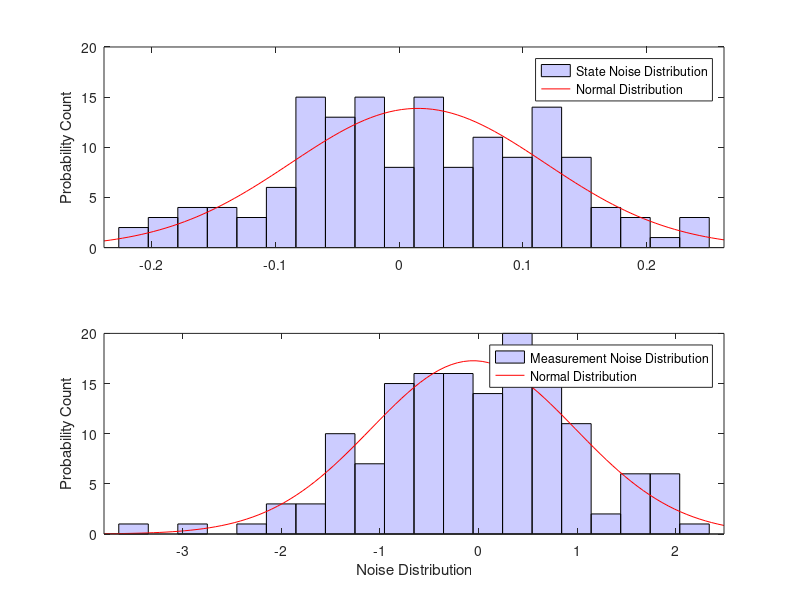

Here is the MATLAB script that generated this plot: (Note: this script raises an error after producing the figure.)
clear all; close all; clc

% intial parameters
n_iter = 150; % number of measurements
x = 37.727; % true value

% Generate output and state noise
s1 = 0.1;
s2 = 1.0;
r1 = rand(n_iter,1);
r2 = rand(n_iter,1);
n1 = norminv(r1,0.0,s1);
n2 = norminv(r2,0.0,s2);
z = x + n1 + n2;

% Plot Histogram of Random State and Measurement Noise
figure(1)
subplot(2,1,1)
histfit(n1,20)
h = get(gca,'Children');
set(h(2),'FaceColor',[.8 .8 1])
legend('State Noise Distribution','Normal Distribution')
ylabel('Probability Count')

subplot(2,1,2)
histfit(n2,20)
h = get(gca,'Children');
set(h(2),'FaceColor',[.8 .8 1])
legend('Measurement Noise Distribution','Normal Distribution')
ylabel('Probability Count')
xlabel('Noise Distribution')

% Process and Measurement Variances
Q = s1^2;  % process variance
R = s2^2;  % measurement variance

% intial guesses - initialize all methods to 42.0
xhat(1) = 42.0;
xtrue(1) = x;

% filtered bias update initialization
alpha = 0.0951;
xb(1) = xhat(1);
b(1) = 0;

% kalman filter initialization
P(1) = 0.5;
Pminus(1) = P(1);
xhatminus(1) = xhat(1);

% idf initialization
xidf(1) = xhat(1);
bidf(1) = 0;
Kidf = 0.095e-10;
Tidf = 1.000e-10;
Integral_idf = 0;

% mhe tuning
horizon = 30;

% L1-norm and L2-norm MHE
x1mhe(1) = xhat(1);
x2mhe(1) = xhat(1);
% Add APM functions to path
addpath('apm');
% Select server
server = 'http://byu.apmonitor.com';
% Application names
app1 = 'mhe1';
app2 = 'mhe2';
% Clear previous application
apm(server,app1,'clear all');
apm(server,app2,'clear all');
% Load model and horizon
apm_load(server,app1,'valve.apm');
apm_load(server,app2,'valve.apm');
horizon = 50;
apm_option(server,app1,'apm.ctrl_hor',50);
apm_option(server,app1,'apm.pred_hor',50);
apm_option(server,app2,'apm.ctrl_hor',50);
apm_option(server,app2,'apm.pred_hor',50);
%csv_load(server,app1,'horizon50.csv');
%csv_load(server,app2,'horizon50.csv');
% Load classifications
apm_info(server,app1,'FV','d');
apm_info(server,app2,'FV','d');
apm_info(server,app1,'CV','flow');
apm_info(server,app2,'CV','flow');
% Options
apm_option(server,app1,'apm.imode',5);
apm_option(server,app2,'apm.imode',5);
apm_option(server,app1,'apm.ev_type',1);
apm_option(server,app2,'apm.ev_type',2);
apm_option(server,app1,'d.STATUS',1);
apm_option(server,app2,'d.STATUS',1);
apm_option(server,app1,'flow.FSTATUS',1);
apm_option(server,app2,'flow.FSTATUS',1);
apm_option(server,app1,'flow.WMEAS',100);
apm_option(server,app2,'flow.WMEAS',100);
apm_option(server,app1,'flow.WMODEL',0);
apm_option(server,app2,'flow.WMODEL',10);
apm_option(server,app1,'flow.dcost',0);
apm_option(server,app2,'flow.dcost',0);
apm_option(server,app1,'apm.coldstart',1);
apm_option(server,app2,'apm.coldstart',1);
apm_option(server,app1,'apm.web_plot_freq',5);
apm_option(server,app2,'apm.web_plot_freq',5);
% Initialize both L1 and L2 applications
apm(server,app1,'solve');
apm(server,app2,'solve');

include_outliers = true;
if (include_outliers),
   % outliers
   z(50) = 100;
   z(100) = 0;
end

%% Cycle through measurement sequentially
for k = 2:n_iter,
    disp(['Cycle ' int2str(k) ' of ' int2str(n_iter)]);
    time(k) = k;
    xtrue(k) = x;

    % filtered bias update
    xb(k) = alpha * z(k) + (1-alpha) * xb(k-1); 
    
    % kalman filter update
    % xhat      % a posteri estimate of x
    % P         % a posteri error estimate
    % xhatminus % a priori estimate of x
    % Pminus    % a priori error estimate
    % K         % gain or blending factor
    xhatminus(k) = xhat(k-1);
    Pminus(k) = P(k-1)+Q;
    % measurement update
    K(k) = Pminus(k)/( Pminus(k)+R );
    xhat(k) = xhatminus(k)+K(k)*(z(k)-xhatminus(k));
    P(k) = (1-K(k))*Pminus(k);

    % idf update
    error = z(k)-xidf(k-1);
    Integral_idf = Integral_idf + error;
    % idf bias update
    bidf(k) = (Kidf * error) + ((Kidf / Tidf) * Integral_idf);
    % this is equivalent to filtered bias update when Tidf = 1
    %bidf(k) = ((Kidf / Tidf) * Integral_idf);
    xidf(k) = xidf(1) + bidf(k);

    % L2-norm MHE
    apm_meas(server,app2,'flow',z(k));
    sol2 = apm(server,app2,'solve');
    x2mhe(k) = apm_tag(server,app2,'flow.model');
        
    % L1-norm MHE
    apm_meas(server,app1,'flow',z(k));
    sol1 = apm(server,app1,'solve');
    x1mhe(k) = apm_tag(server,app1,'flow.model');
end

% calculate error band for Kalman filter
for k = 1:n_iter
    % calculate 95% confidence interval
    delta(k) = 1.96 * sqrt(P(k));
end

figure(2)
plot(time,z,'kx','LineWidth',1)
hold on
plot(time,xb,'g--','LineWidth',8)
plot(time,xhat,'b-.','LineWidth',5)
plot(time,xidf,'k:','LineWidth',3)
plot(time,x2mhe,'k-','LineWidth',3)
plot(time,x1mhe,'r.-','LineWidth',3)
plot(time,xtrue,'k:','LineWidth',2)
legend('Measurement','Filtered Bias Update','Kalman Estimate',...
    'IDF^{TM}','Sq Error MHE','l_1-Norm MHE','Actual Value')
xlabel('Time (sec)')
ylabel('Flow Rate (T/hr)')

if (include_outliers),
    axis([0 n_iter 32 50]);
end

figure(3)
plot(time,z,'k.','LineWidth',1)
hold on
plot(time,xhat+delta,'k-','LineWidth',2)
plot(time,xhat,'b-.','LineWidth',3)
plot(time,xhat-delta,'k-','LineWidth',2)
plot(time,xtrue,'k:','LineWidth',2)
legend('Measurement','Kalman 95% Upper CI',...
    'Kalman Estimate','Kalman 95% Lower CI','Actual Value')
xlabel('Time (sec)')
ylabel('Flow Rate (T/hr)')

apm_web(server,app1);
apm_web(server,app2);
